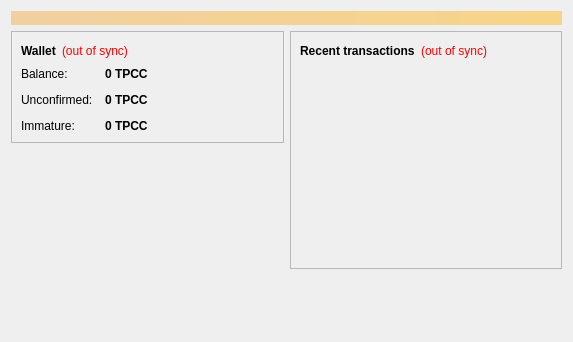
<?xml version="1.0" encoding="UTF-8"?>
<ui version="4.0">
 <class>OverviewPage</class>
 <widget class="QWidget" name="OverviewPage">
  <property name="geometry">
   <rect>
    <x>0</x>
    <y>0</y>
    <width>573</width>
    <height>342</height>
   </rect>
  </property>
  <property name="windowTitle">
   <string>Form</string>
  </property>
  <layout class="QVBoxLayout" name="topLayout">
   <item>
    <widget class="QLabel" name="labelAlerts">
     <property name="visible">
      <bool>false</bool>
     </property>
     <property name="styleSheet">
      <string notr="true">background-color: qlineargradient(x1: 0, y1: 0, x2: 1, y2: 0, stop:0 #F0D0A0, stop:1 #F8D488); color:#000000;</string>
     </property>
     <property name="wordWrap">
      <bool>true</bool>
     </property>
     <property name="margin">
      <number>3</number>
     </property>
    </widget>
   </item>
   <item>
    <layout class="QHBoxLayout" name="horizontalLayout" stretch="1,1">
     <item>
      <layout class="QVBoxLayout" name="verticalLayout_2">
       <item>
        <widget class="QFrame" name="frame">
         <property name="frameShape">
          <enum>QFrame::StyledPanel</enum>
         </property>
         <property name="frameShadow">
          <enum>QFrame::Raised</enum>
         </property>
         <layout class="QVBoxLayout" name="verticalLayout_4">
          <item>
           <layout class="QHBoxLayout" name="horizontalLayout_4">
            <item>
             <widget class="QLabel" name="label_5">
              <property name="font">
               <font>
                <weight>75</weight>
                <bold>true</bold>
               </font>
              </property>
              <property name="text">
               <string>Wallet</string>
              </property>
             </widget>
            </item>
            <item>
             <widget class="QLabel" name="labelWalletStatus">
              <property name="toolTip">
               <string>The displayed information may be out of date. Your wallet automatically synchronizes with the Tpccoin network after a connection is established, but this process has not completed yet.</string>
              </property>
              <property name="styleSheet">
               <string notr="true">QLabel { color: red; }</string>
              </property>
              <property name="text">
               <string notr="true">(out of sync)</string>
              </property>
              <property name="alignment">
               <set>Qt::AlignLeading|Qt::AlignLeft|Qt::AlignVCenter</set>
              </property>
             </widget>
            </item>
            <item>
             <spacer name="horizontalSpacer_2">
              <property name="orientation">
               <enum>Qt::Horizontal</enum>
              </property>
              <property name="sizeHint" stdset="0">
               <size>
                <width>40</width>
                <height>20</height>
               </size>
              </property>
             </spacer>
            </item>
           </layout>
          </item>
          <item>
           <layout class="QFormLayout" name="formLayout_2">
            <property name="fieldGrowthPolicy">
             <enum>QFormLayout::AllNonFixedFieldsGrow</enum>
            </property>
            <property name="horizontalSpacing">
             <number>12</number>
            </property>
            <property name="verticalSpacing">
             <number>12</number>
            </property>
            <item row="0" column="0">
             <widget class="QLabel" name="label">
              <property name="text">
               <string>Balance:</string>
              </property>
             </widget>
            </item>
            <item row="0" column="1">
             <widget class="QLabel" name="labelBalance">
              <property name="font">
               <font>
                <weight>75</weight>
                <bold>true</bold>
               </font>
              </property>
              <property name="cursor">
               <cursorShape>IBeamCursor</cursorShape>
              </property>
              <property name="toolTip">
               <string>Your current balance</string>
              </property>
              <property name="text">
               <string notr="true">0 TPCC</string>
              </property>
              <property name="textInteractionFlags">
               <set>Qt::LinksAccessibleByMouse|Qt::TextSelectableByKeyboard|Qt::TextSelectableByMouse</set>
              </property>
             </widget>
            </item>
            <item row="1" column="0">
             <widget class="QLabel" name="label_3">
              <property name="text">
               <string>Unconfirmed:</string>
              </property>
             </widget>
            </item>
            <item row="1" column="1">
             <widget class="QLabel" name="labelUnconfirmed">
              <property name="font">
               <font>
                <weight>75</weight>
                <bold>true</bold>
               </font>
              </property>
              <property name="cursor">
               <cursorShape>IBeamCursor</cursorShape>
              </property>
              <property name="toolTip">
               <string>Total of transactions that have yet to be confirmed, and do not yet count toward the current balance</string>
              </property>
              <property name="text">
               <string notr="true">0 TPCC</string>
              </property>
              <property name="textInteractionFlags">
               <set>Qt::LinksAccessibleByMouse|Qt::TextSelectableByKeyboard|Qt::TextSelectableByMouse</set>
              </property>
             </widget>
            </item>
            <item row="2" column="0">
             <widget class="QLabel" name="labelImmatureText">
              <property name="text">
               <string>Immature:</string>
              </property>
             </widget>
            </item>
            <item row="2" column="1">
             <widget class="QLabel" name="labelImmature">
              <property name="font">
               <font>
                <weight>75</weight>
                <bold>true</bold>
               </font>
              </property>
              <property name="toolTip">
               <string>Mined balance that has not yet matured</string>
              </property>
              <property name="text">
               <string notr="true">0 TPCC</string>
              </property>
              <property name="textInteractionFlags">
               <set>Qt::LinksAccessibleByMouse|Qt::TextSelectableByKeyboard|Qt::TextSelectableByMouse</set>
              </property>
             </widget>
            </item>
           </layout>
          </item>
         </layout>
        </widget>
       </item>
       <item>
        <spacer name="verticalSpacer">
         <property name="orientation">
          <enum>Qt::Vertical</enum>
         </property>
         <property name="sizeHint" stdset="0">
          <size>
           <width>20</width>
           <height>40</height>
          </size>
         </property>
        </spacer>
       </item>
      </layout>
     </item>
     <item>
      <layout class="QVBoxLayout" name="verticalLayout_3">
       <item>
        <widget class="QFrame" name="frame_2">
         <property name="frameShape">
          <enum>QFrame::StyledPanel</enum>
         </property>
         <property name="frameShadow">
          <enum>QFrame::Raised</enum>
         </property>
         <layout class="QVBoxLayout" name="verticalLayout">
          <item>
           <layout class="QHBoxLayout" name="horizontalLayout_2">
            <item>
             <widget class="QLabel" name="label_4">
              <property name="text">
               <string>&lt;b&gt;Recent transactions&lt;/b&gt;</string>
              </property>
             </widget>
            </item>
            <item>
             <widget class="QLabel" name="labelTransactionsStatus">
              <property name="toolTip">
               <string>The displayed information may be out of date. Your wallet automatically synchronizes with the Tpccoin network after a connection is established, but this process has not completed yet.</string>
              </property>
              <property name="styleSheet">
               <string notr="true">QLabel { color: red; }</string>
              </property>
              <property name="text">
               <string notr="true">(out of sync)</string>
              </property>
              <property name="alignment">
               <set>Qt::AlignRight|Qt::AlignTrailing|Qt::AlignVCenter</set>
              </property>
             </widget>
            </item>
            <item>
             <spacer name="horizontalSpacer">
              <property name="orientation">
               <enum>Qt::Horizontal</enum>
              </property>
              <property name="sizeHint" stdset="0">
               <size>
                <width>40</width>
                <height>20</height>
               </size>
              </property>
             </spacer>
            </item>
           </layout>
          </item>
          <item>
           <widget class="QListView" name="listTransactions">
            <property name="styleSheet">
             <string notr="true">QListView { background: transparent; }</string>
            </property>
            <property name="frameShape">
             <enum>QFrame::NoFrame</enum>
            </property>
            <property name="verticalScrollBarPolicy">
             <enum>Qt::ScrollBarAlwaysOff</enum>
            </property>
            <property name="horizontalScrollBarPolicy">
             <enum>Qt::ScrollBarAlwaysOff</enum>
            </property>
            <property name="selectionMode">
             <enum>QAbstractItemView::NoSelection</enum>
            </property>
           </widget>
          </item>
         </layout>
        </widget>
       </item>
       <item>
        <spacer name="verticalSpacer_2">
         <property name="orientation">
          <enum>Qt::Vertical</enum>
         </property>
         <property name="sizeHint" stdset="0">
          <size>
           <width>20</width>
           <height>40</height>
          </size>
         </property>
        </spacer>
       </item>
      </layout>
     </item>
    </layout>
   </item>
  </layout>
 </widget>
 <resources/>
 <connections/>
</ui>
